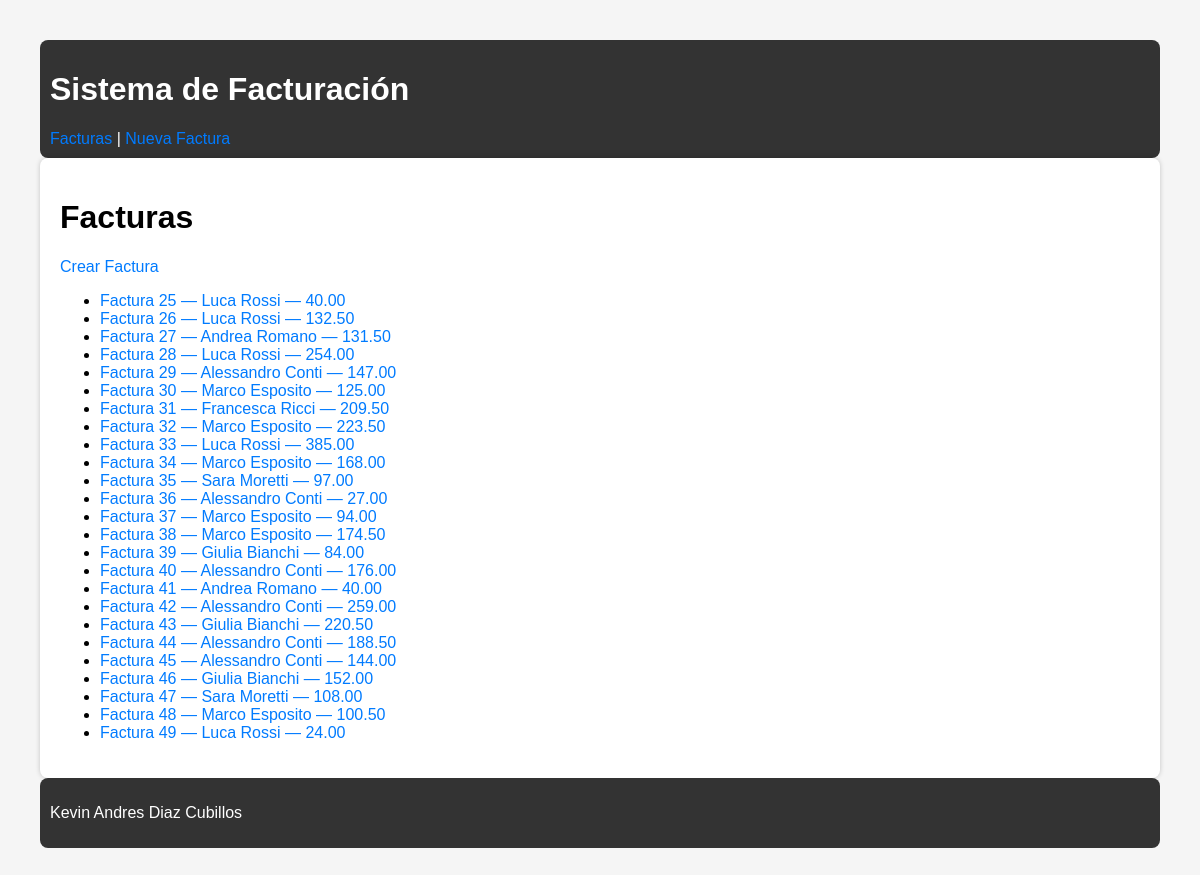
The page / on the database its author committed.
### facturas/models.py (models this page shows, shortened)
class Factura(models.Model):
    cliente = models.ForeignKey(Cliente, on_delete=models.CASCADE, related_name='facturas')
    fecha = models.DateField(auto_now_add=True)
    def total(self):
        return sum(item.subtotal() for item in self.lineas.all())

class Cliente(models.Model):
    nombre = models.CharField(max_length=120)
    email = models.EmailField(blank=True)
    direccion = models.TextField(blank=True)

class LineaFactura(models.Model):
    factura = models.ForeignKey(Factura, on_delete=models.CASCADE, related_name='lineas')
    producto = models.ForeignKey(Producto, on_delete=models.PROTECT)
    cantidad = models.PositiveIntegerField(default=1)
    def subtotal(self):
        return self.producto.precio * self.cantidad

class Producto(models.Model):
    nombre = models.CharField(max_length=120)
    precio = models.DecimalField(max_digits=10, decimal_places=2)

### facturas/views.py (the view)
# urls.py: path('', views.lista_facturas, name='lista_facturas'),
def lista_facturas(request):
    facturas = Factura.objects.select_related('cliente').all().order_by('-fecha')
    return render(request, 'facturas/lista.html', {'facturas': facturas})

### facturas/templates/facturas/lista.html
{% extends "base.html" %}
{% block content %}
<h1>Facturas</h1>
<a href="{% url 'nueva_factura' %}">Crear Factura</a>
<ul>
  {% for f in facturas %}
    <li><a href="{% url 'factura_detalle' f.id %}">Factura {{ f.id }} — {{ f.cliente.nombre }} — {{ f.total }}</a></li>
  {% empty %}
    <li>No hay facturas.</li>
  {% endfor %}
</ul>
{% endblock %}

### templates/base.html (shortened to what this page needs)
<!DOCTYPE html>
<html lang="es">
<head>
</head>
<body>
    <header>
        <h1>Sistema de Facturación</h1>
        <nav>
            <a href="{% url 'lista_facturas' %}">Facturas</a> |
            <a href="{% url 'nueva_factura' %}">Nueva Factura</a>
        </nav>
    </header>
    <main>
        {% block content %}
        {% endblock %}
    </main>
    <footer>
        <p>Kevin Andres Diaz Cubillos</p>
    </footer>
</body>
</html>

### templates/base.html (style rules this page uses)
body { font-family: Arial, sans-serif; margin: 40px; background-color: #f5f5f5; }
header, footer { background-color: #333; color: white; padding: 10px; border-radius: 8px; }
main { background-color: white; padding: 20px; border-radius: 8px; box-shadow: 0 0 5px rgba(0,0,0,0.2); }
a { color: #007bff; text-decoration: none; }

### rows shown on the page
Factura: id "25", cliente.nombre "Luca Rossi", total "40.00"
Factura: id "26", cliente.nombre "Luca Rossi", total "132.50"
Factura: id "27", cliente.nombre "Andrea Romano", total "131.50"
Factura: id "28", cliente.nombre "Luca Rossi", total "254.00"
Factura: id "29", cliente.nombre "Alessandro Conti", total "147.00"
Factura: id "30", cliente.nombre "Marco Esposito", total "125.00"
Factura: id "31", cliente.nombre "Francesca Ricci", total "209.50"
Factura: id "32", cliente.nombre "Marco Esposito", total "223.50"
Factura: id "33", cliente.nombre "Luca Rossi", total "385.00"
Factura: id "34", cliente.nombre "Marco Esposito", total "168.00"
Factura: id "35", cliente.nombre "Sara Moretti", total "97.00"
Factura: id "36", cliente.nombre "Alessandro Conti", total "27.00"
Factura: id "37", cliente.nombre "Marco Esposito", total "94.00"
Factura: id "38", cliente.nombre "Marco Esposito", total "174.50"
Factura: id "39", cliente.nombre "Giulia Bianchi", total "84.00"
Factura: id "40", cliente.nombre "Alessandro Conti", total "176.00"
Factura: id "41", cliente.nombre "Andrea Romano", total "40.00"
Factura: id "42", cliente.nombre "Alessandro Conti", total "259.00"
Factura: id "43", cliente.nombre "Giulia Bianchi", total "220.50"
Factura: id "44", cliente.nombre "Alessandro Conti", total "188.50"
Factura: id "45", cliente.nombre "Alessandro Conti", total "144.00"
Factura: id "46", cliente.nombre "Giulia Bianchi", total "152.00"
Factura: id "47", cliente.nombre "Sara Moretti", total "108.00"
Factura: id "48", cliente.nombre "Marco Esposito", total "100.50"
Factura: id "49", cliente.nombre "Luca Rossi", total "24.00"
